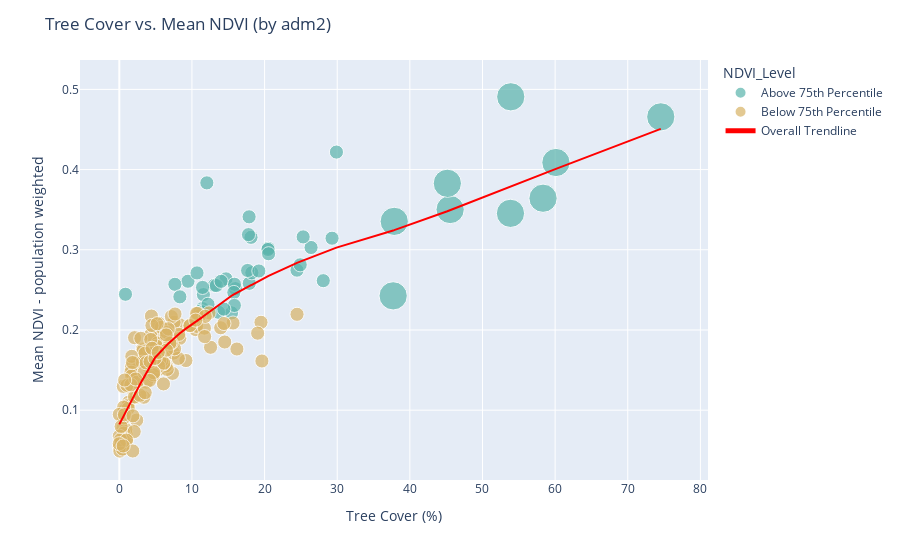

Write notebook code for a chart like this one.
### Code cell
# import plotly.io as pio
# pio.renderers.default = "notebook"

import plotly.io as pio
pio.renderers.default = "jupyterlab+png"


# For example, assume that the joined DataFrame contains columns:
#   'GEOID', 'Population', and 'Mean_NDVI'
# We'll create a scatter plot of Mean_NDVI (y-axis) vs. Population (x-axis).

# Step 3: Create an interactive scatter plot using Plotly Express.
# - 'text' is set to 'GEOID', so each point shows the GEOID on hover.
fig = px.scatter(
    df_joined,
    x="cover_10",      # Replace with your x-axis column name
    y="weighted_ndvi", # Replace with your y-axis column name
    color="NDVI_Level",      # Color points by NDVI level category
    size="marker_size",      # Size points by marker_size

    category_orders={"NDVI_Level": ["Above 75th Percentile", "Below 75th Percentile"]}, # <-- custom order here

    # Optional: specify a custom mapping of NDVI_Level to color:
    color_discrete_map={
        "Above 75th Percentile": "#5ab4ac",
        "Below 75th Percentile": "#d8b365"
    },

    trendline="lowess",     # Adds an Ordinary Least Squares (linear) trendline
    # 'ols': Ordinary Least Squares regression line.
    # 'lowess': Locally Weighted Scatterplot Smoothing line.
    # 'rolling': Rolling average, rolling median, etc.
    trendline_color_override="red",
    trendline_scope="overall",
    # text="GEOID",      # This column will be displayed as text labels
    hover_data={"GEOID": True, "cover_10": True, "weighted_ndvi": True}
)


# Optional: update layout properties for better readability
fig.update_layout(
    title="Tree Cover vs. Mean NDVI (by adm" + adm_level + ")",
    xaxis_title="Tree Cover (%)",
    yaxis_title="Mean NDVI - population weighted",
    template="plotly" ## 'ggplot2', 'seaborn', 'simple_white', 'plotly', 'plotly_white', 'plotly_dark', 'presentation', 'none'
)

# Step 4: Display the interactive plot.
fig.show()
# fig.show("notebook") # to make the plots show up on GitHub

### Figure 1 — Plotly figure (JSON) as saved in the notebook; plotly's stock layout.template omitted (floating-point values rounded to 4 significant figures; data arrays with more than 128 entries replaced by an {"elided": "..."} marker saying what was removed)
{"data": [{"customdata": [[6075060502], [6075980600], [6075980501], [6075023103], [6075023102], [6075033203], [6075033204], [6075025403], [6075031100], [6075031000], [6075060400], [6075030900], [6075025401], [6075033201], [6075021800], [6075025100], [6075025200], [6075030700], [6075021700], [6075021500], [6075021600], [6075030800], [6075061400], [6075030600], [6075021300], [6075021100], [6075022704], [6075021200], [6075020402], [6075030400], [6075030500], [6075020600], [6075020500], [6075030302], [6075020401], [6075030102], [6075030301], [6075016900], [6075017000], [6075017101], [6075017102], [6075016700], [6075980300], [6075015900], [6075013400], [6075042800], [6075980200], [6075012602], [6075060100]], "hovertemplate": "NDVI_Level=Above 75th Percentile<br>cover_10=%{x}<br>weighted_ndvi=%{y}<br>marker_size=%{marker.size}<br>GEOID=%{customdata[0]}<extra></extra>", "legendgroup": "Above 75th Percentile", "marker": {"color": "#5ab4ac", "size": [5, 5, 20, 5, 5, 5, 5, 5, 5, 5, 5, 5, 5, 5, 5, 5, 5, 20, 20, 5, 5, 5, 5, 5, 5, 5, 5, 5, 5, 5, 20, 5, 5, 5, 5, 20, 5, 5, 5, 5, 5, 20, 20, 5, 5, 5, 20, 5, 20], "sizemode": "area", "sizeref": 0.05, "symbol": "circle"}, "mode": "markers", "name": "Above 75th Percentile", "orientation": "v", "showlegend": true, "type": "scatter", "x": [11.45, 0.8504, 58.34, 9.45, 20.5, 17.87, 12.05, 15.45, 14.69, 7.654, 29.89, 18.13, 17.89, 17.78, 20.47, 18.25, 15.99, 37.85, 45.55, 11.17, 29.29, 24.46, 15.85, 20.55, 17.67, 15.77, 13.66, 19.22, 28.08, 24.9, 45.16, 13.1, 11.58, 15.84, 13.35, 60.11, 14.39, 11.46, 26.4, 10.7, 14.01, 37.7, 74.55, 11.49, 12.21, 25.31, 53.85, 8.339, 53.89], "xaxis": "x", "y": [0.2266, 0.2445, 0.3643, 0.2608, 0.3018, 0.3411, 0.3834, 0.2214, 0.2637, 0.2569, 0.4218, 0.3155, 0.2582, 0.3189, 0.3004, 0.2713, 0.2515, 0.3354, 0.3502, 0.2234, 0.3144, 0.2746, 0.257, 0.2951, 0.2742, 0.2468, 0.2221, 0.2736, 0.2615, 0.2813, 0.3829, 0.2557, 0.2441, 0.2306, 0.2554, 0.4088, 0.2261, 0.2531, 0.3028, 0.2711, 0.2607, 0.2426, 0.4657, 0.2223, 0.2321, 0.3161, 0.3454, 0.2413, 0.4907], "yaxis": "y"}, {"customdata": {"elided": "146x1 int values"}, "hovertemplate": "NDVI_Level=Below 75th Percentile<br>cover_10=%{x}<br>weighted_ndvi=%{y}<br>marker_size=%{marker.size}<br>GEOID=%{customdata[0]}<extra></extra>", "legendgroup": "Below 75th Percentile", "marker": {"color": "#d8b365", "size": {"elided": "146 int values"}, "sizemode": "area", "sizeref": 0.05, "symbol": "circle"}, "mode": "markers", "name": "Below 75th Percentile", "orientation": "v", "showlegend": true, "type": "scatter", "x": {"elided": "146 float values"}, "xaxis": "x", "y": {"elided": "146 float values"}, "yaxis": "y"}, {"hovertemplate": "<b>LOWESS trendline</b><br><br>cover_10=%{x}<br>weighted_ndvi=%{y} <b>(trend)</b><extra></extra>", "legendgroup": "Overall Trendline", "line": {"color": "red"}, "mode": "lines", "name": "Overall Trendline", "showlegend": true, "type": "scatter", "x": {"elided": "194 float values"}, "xaxis": "x", "y": {"elided": "194 float values"}, "yaxis": "y"}], "layout": {"legend": {"itemsizing": "constant", "title": {"text": "NDVI_Level"}, "tracegroupgap": 0}, "margin": {"t": 60}, "title": {"text": "Tree Cover vs. Mean NDVI (by adm2)"}, "xaxis": {"anchor": "y", "domain": [0, 1], "title": {"text": "Tree Cover (%)"}}, "yaxis": {"anchor": "x", "domain": [0, 1], "title": {"text": "Mean NDVI - population weighted"}}}}
